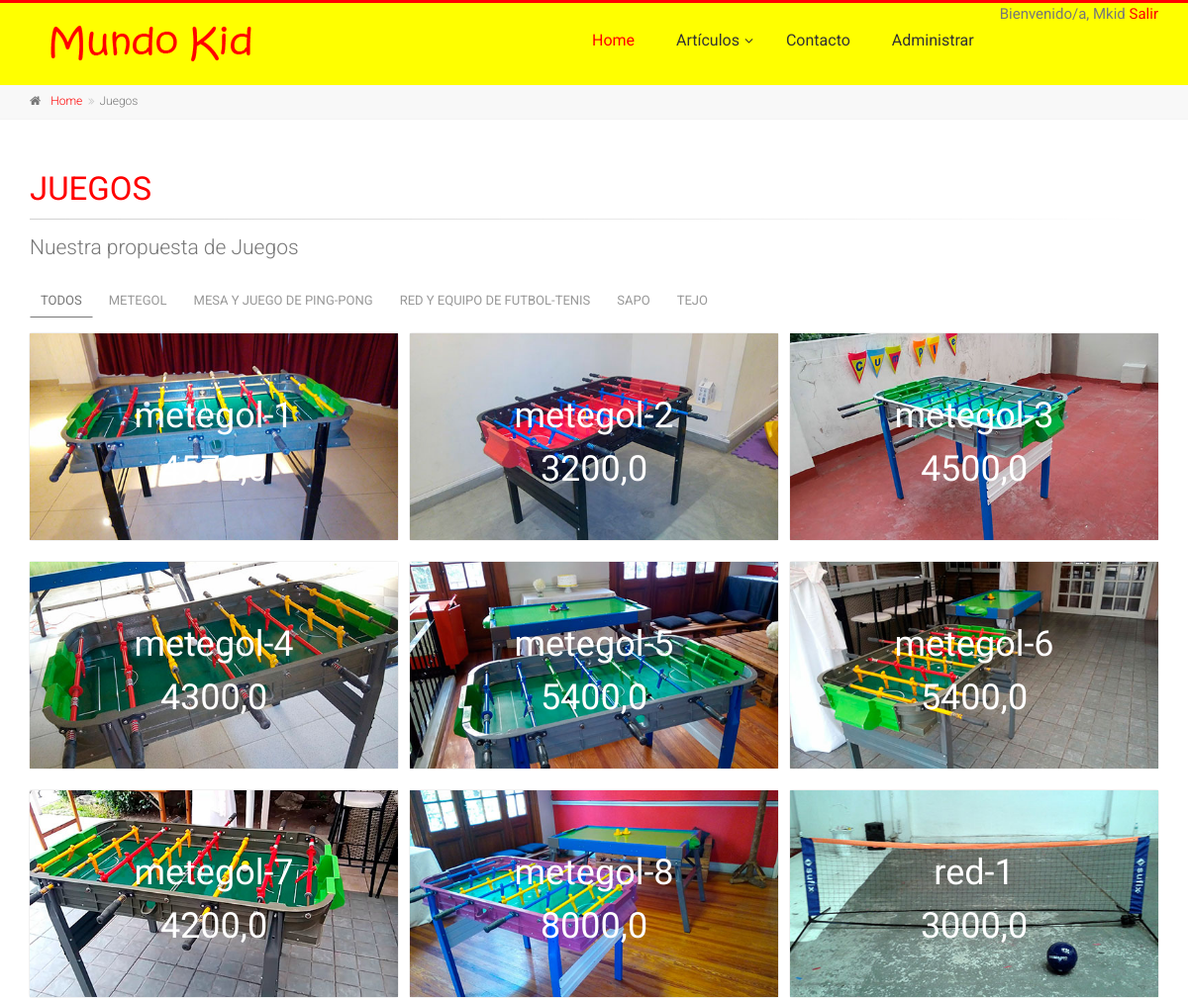
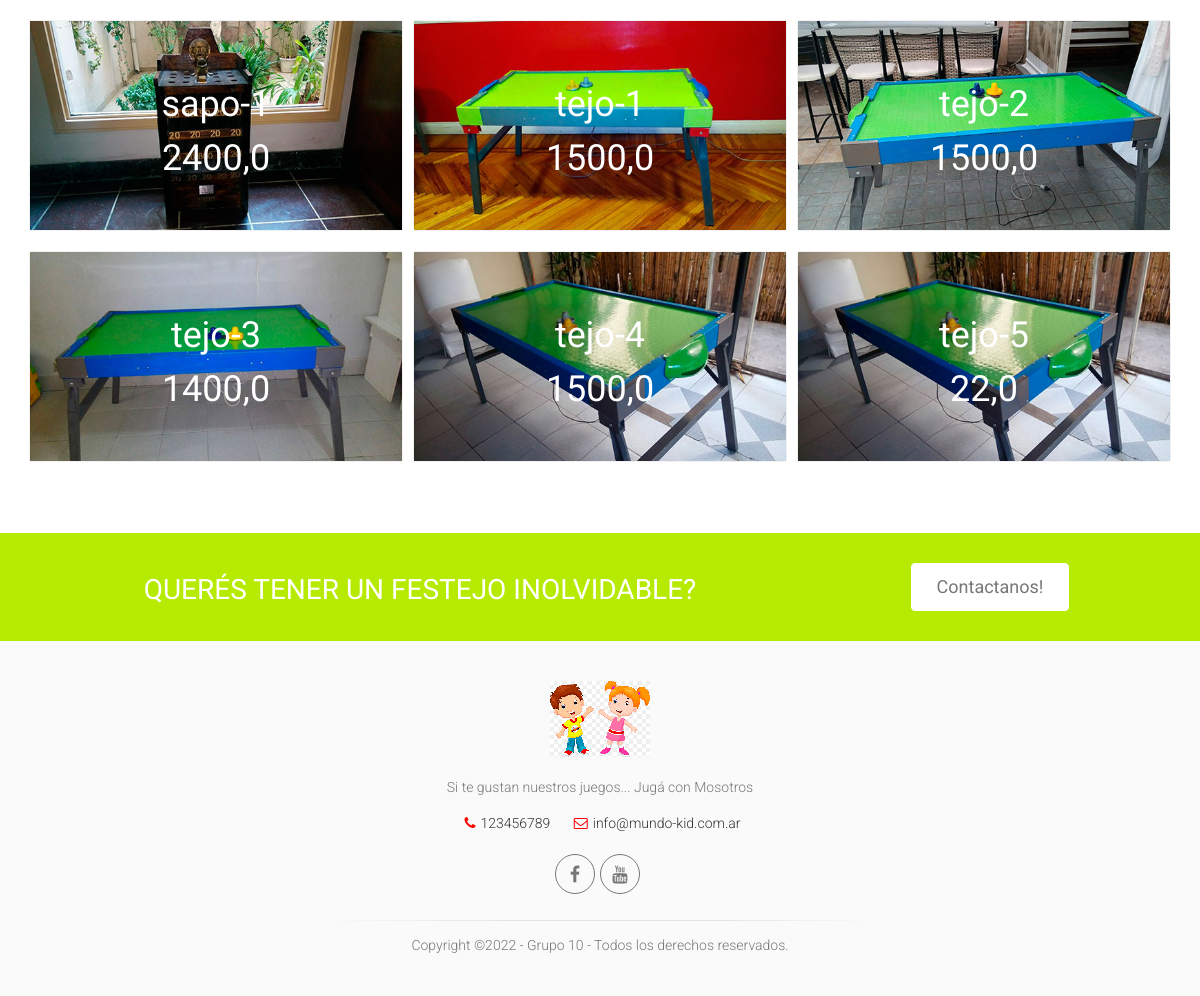
Page /juegos/ (signed in) on the committed database (2 pictures, top to bottom).
### Articulos/models.py (models this page shows, shortened)
class Subcategoria(models.Model):
    id_subcategoria=models.TextField(primary_key=True,max_length=10,verbose_name="Id Subcategoría")
    id_categoria=models.CharField(
        models.ForeignKey('Categoria',on_delete=models.CASCADE),
        max_length=2, null=False, blank=False,
        choices=categorias_id,
        default='in')
    desc_subcategoria=models.TextField(max_length=40,verbose_name="Descripción Subcategoría")

class Articulo(models.Model):
    id=models.AutoField(primary_key=True,verbose_name="Id_Artículo")
    nombre=models.TextField(max_length=40)
    categoria=models.CharField(
        models.ForeignKey('Categoria',on_delete=models.CASCADE),
        max_length=2, null=False, blank=False,
        choices=categorias_id,
        default='in')
    subcategoria=models.TextField(
        models.ForeignKey('Subcategoria',on_delete=models.CASCADE),
        null=False, blank=False,
        max_length=10)
    stock=models.IntegerField()
    precio=models.FloatField()
    imagen_url = models.ImageField(upload_to='articulos', null=True, blank=True, default='No-Image-Placeholder.svg')
    class Meta:
        verbose_name ="articulo"
        verbose_name_plural="articulos"
        ordering= ['nombre']

### Articulos/views.py (the view)
# urls.py: path('juegos/',Articulos_views.juegos,name="juegos"),
@login_required
def juegos(request):
    articulos=Articulo.objects.filter(categoria = 'ju')
    subcategorias=Subcategoria.objects.filter(id_categoria = 'ju')
    return render(request,"Articulos/articulos.html",{'articulos':articulos,'subcategorias' : subcategorias, 'titulo':'Juegos'})

### Articulos/templates/Articulos/articulos.html
{% extends 'MundoKid/base.html' %}
{% load static %}
{% block content %}
			<div class="breadcrumb-container">
				<div class="container">
					<ol class="breadcrumb">
						<li><i class="fa fa-home pr-10"></i><a href="{% url 'home' %}">Home</a></li>
						<li class="active">{{titulo}}</li>
					</ol>
				</div>
			</div>
			<section class="main-container">
				<div class="container">
					<div class="row">
						<div class="main col-md-12">
							<h1 class="page-title"><span>{{titulo}}</span></h1>
							<div class="separator-2"></div>
							<p class="lead">Nuestra propuesta de {{titulo}}</p>
							<div class="filters">
								<ul class="nav nav-pills">
									<li class="active"><a href="#" data-filter="*">Todos</a></li>
									{% for subcategoria in subcategorias %}
									<li><a href="#" data-filter='.{{subcategoria.id_subcategoria}}'>{{subcategoria.desc_subcategoria}}</a></li>
									{% endfor %}
                                </ul>
							</div>
							<div class="isotope-container row grid-space-10">
							{% load static %}
                                {% for articulo in articulos %}
								<div class="col-md-4 col-sm-6 isotope-item {{articulo.subcategoria}}">
									<div class="image-box txt-box bordered text-center mb-20">
										<div class="overlay-container">
											<img src="{{ articulo.imagen_url.url }}" alt="{{titulo}}">
											<div class="text">
												<h3>{{articulo.nombre}}</h3>
												<h3>{{articulo.precio}}</h3>
											</div>
										</div>
									</div>
								</div>
                                {% endfor %}
                            </div>
						</div>
					</div>
				</div>
			</section>
{% endblock %}

### MundoKid/templates/MundoKid/base.html (shortened to what this page needs)
<!DOCTYPE html>
<html lang="es">
    <head>
        {% load static %}
		<link href="{% static 'MundoKid/vendor/bootstrap/css/bootstrap.css' %}" rel="stylesheet">
		<link href="{% static 'MundoKid/vendor/font-awesome/css/font-awesome.css' %}" rel="stylesheet">
		<link href="{% static 'MundoKid/vendor/fontello/css/fontello.css' %}" rel="stylesheet">
		<link href="{% static 'MundoKid/vendor/plugins/rs-plugin/css/settings.css' %}" rel="stylesheet">
		<link href="{% static 'MundoKid/css/animations.css' %}" rel="stylesheet">
		<link href="{% static 'MundoKid/vendor/plugins/hover/hover-min.css' %}" rel="stylesheet">
		<link href="{% static 'MundoKid/css/style.css' %}" rel="stylesheet" >
		<link href="{% static 'MundoKid/css/skins/vivid_red.css' %}" rel="stylesheet">
        <link href="{% static 'MundoKid/css/rent.css' %}" rel="stylesheet">
		<link href="{% static 'MundoKid/css/form.css' %}" rel="stylesheet">
    </head>
	<body class="no-trans front-page  ">
		<div class="page-wrapper">
			<div class="header-container">
				<header class="header  fixed clearfix">
					<div class="container">
						<div class="row">
							<div class="col-md-3">
								<div class="header-left clearfix">
									<div id="logo" class="logo">
										<a href="{% url 'home' %}"><img id="logo_img" class="img-responsive" src="{% static 'MundoKid/images/mundo-kid.png' %}" alt="Mundo Kid" title="Mundo Kid"></a>
									</div>
								</div>
							</div>
							<div class="col-md-9">
								<div class="header-right clearfix">
								<div class="main-navigation  animated with-dropdown-buttons">
									<nav class="navbar navbar-default" role="navigation">
										<div class="container-fluid">
											<div class="collapse navbar-collapse" id="navbar-collapse-1">
												<ul class="nav navbar-nav">
													<li class="active">
														<a href="{% url 'home' %}">Home</a>
													</li>
													<li class="dropdown ">
														<a class="dropdown-toggle" data-toggle="dropdown" >Artículos</a>
													</li>
													<li>
														<a href="{% url 'contacto' %}">Contacto</a>
													</li>
													{% if request.user.is_staff %}
													<li >
														<a href="{% url 'articulos:list' %}">Administrar</a>
													</li>
													{% endif %}
													{% if not request.user.is_authenticated %}
													<li class="nav-item">
														<a class="nav-link" href="{% url 'login' %}"> Acceder </a>
													</li>
													<li class="nav-item">
														<a class="nav-link" href="{% url 'signup' %}"> Registro </a>
													</li>
													{% else %}
													<li class="nav-item">
														<p type="text" style="display: inline">Bienvenido/a, {{user.username}}
														<a class="nav-link" href="{% url 'logout' %}"> Salir </a>
													</li>
													{% endif %}
												</ul>
											</div>
										</div>
									</nav>
								</div>
								</div>
							</div>
						</div>
					</div>
				</header>
			</div>
    <main>
    {% block content %}{% endblock %}
    </main>
			<div class="verde footer-top animated-text default-hovered">
				<div class="container">
					<div class="row">
						<div class="col-md-12">
							<div class="call-to-action text-center">
								<div class="row">
									<div class="col-sm-8">
										<h2 class="txt-blanco">Querés tener un festejo inolvidable?</h2>
									</div>
									<div class="col-sm-4">
										<p class="mt-10"><a href="{% url 'contacto' %}" class="btn btn-lg btn-white">Contactanos!</a></p>
									</div>
								</div>
							</div>
						</div>
					</div>
				</div>
			</div>
			<footer id="footer" class="clearfix ">
				<div class="footer">
					<div class="container">
						<div class="footer-inner">
							<div class="row">
								<div class="col-sm-8 col-sm-offset-2 col-md-6 col-md-offset-3">
									<div class="footer-content text-center padding-ver-clear">
										<div class="logo-footer"><img id="logo-footer" class="center-block" src="{% static 'MundoKid/images/ninio.png' %}" alt="Mundo Kid"></div>
										<p>Si te gustan nuestros juegos... Jugá con Mosotros </p>
										<ul class="list-inline mb-20">
											<li><a href="tel:+00 1234567890" class="link-dark"><i class="text-default fa fa-phone pl-10 pr-5"></i>123456789</a></li>
											<li><a href="mailto:info@mundo-kid.com.ar" class="link-dark"><i class="text-default fa fa-envelope-o pl-10 pr-5"></i>info@mundo-kid.com.ar</a></li>
										</ul>
										<ul class="social-links circle animated-effect-1 margin-clear">
											<li class="facebook"><a target="_blank" href="https://www.facebook.com/"><i class="fa fa-facebook"></i></a></li>
											<li class="googleplus"><a target="_blank" href="https://www.youtube.com/"><i class="fa fa-youtube"></i></a></li>
										</ul>
										<div class="separator"></div>
										<p class="text-center margin-clear">Copyright ©2022 - Grupo 10 - Todos los derechos reservados.</p>
									</div>
								</div>
							</div>
						</div>
					</div>
				</div>
			</footer>
		</div>
</body>
</html>

### MundoKid/static/MundoKid/css/skins/vivid_red.css (style rules this page uses)
a { color: #ff0000; }
.text-default { color: #ff0000; }
.btn-white { color: #777777; background-color: #ffffff; border-color: #ffffff; }
.nav-pills > li.active > a:after { color: #ff0000; }
.navbar-default .navbar-nav > li > a:hover, .navbar-default .navbar-nav > li > a:focus, .navbar-default .navbar-nav > .active > a, .navbar-default .navbar-nav > .active > a:hover, .navbar-default .navbar-nav > .active > a:focus { background-color: transparent; color: #ff0000; }
.social-links li a { border: 1px solid #e7e7e7; color: #cdcdcd; }
.social-links.animated-effect-1 li a:after { background-color: #ff0000; }

### rows in the picture
Subcategoria: desc_subcategoria "METEGOL"
Subcategoria: desc_subcategoria "MESA Y JUEGO DE PING-PONG"
Subcategoria: desc_subcategoria "RED Y EQUIPO DE FUTBOL-TENIS"
Subcategoria: desc_subcategoria "SAPO"
Subcategoria: desc_subcategoria "TEJO"
Articulo: imagen_url (picture), nombre "metegol-1", precio "4572,0"
Articulo: imagen_url (picture), nombre "metegol-2", precio "3200,0"
Articulo: imagen_url (picture), nombre "metegol-3", precio "4500,0"
Articulo: imagen_url (picture), nombre "metegol-4", precio "4300,0"
Articulo: imagen_url (picture), nombre "metegol-5", precio "5400,0"
Articulo: imagen_url (picture), nombre "metegol-6", precio "5400,0"
Articulo: imagen_url (picture), nombre "metegol-7", precio "4200,0"
Articulo: imagen_url (picture), nombre "metegol-8", precio "8000,0"
Articulo: imagen_url (picture), nombre "red-1", precio "3000,0"
Articulo: imagen_url (picture), nombre "sapo-1", precio "2400,0"
Articulo: imagen_url (picture), nombre "tejo-1", precio "1500,0"
Articulo: imagen_url (picture), nombre "tejo-2", precio "1500,0"
Articulo: imagen_url (picture), nombre "tejo-3", precio "1400,0"
Articulo: imagen_url (picture), nombre "tejo-4", precio "1500,0"
Articulo: imagen_url (picture), nombre "tejo-5", precio "22,0"

### other values in the picture
{{ user.username }} "Mkid"
{{ titulo }} "Juegos"
{{ titulo }} "JUEGOS"
